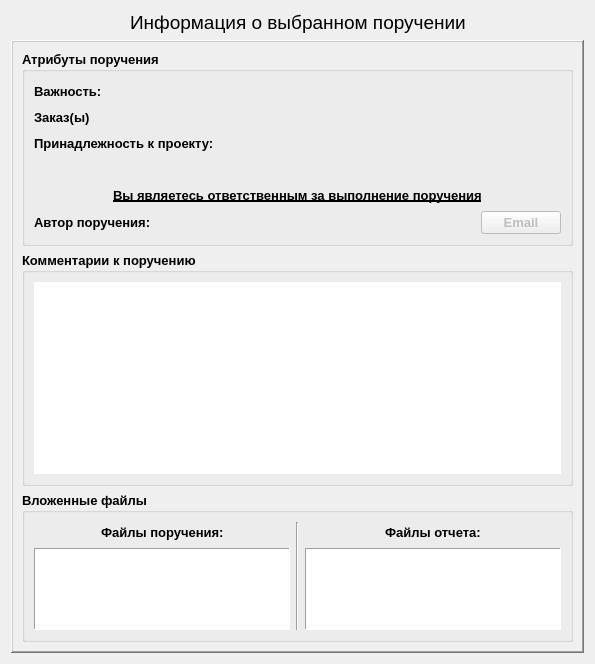
      <widget class="QWidget" name="layoutWidget_1">
       <layout class="QVBoxLayout" name="verticalLayout_4">
        <item>
         <layout class="QHBoxLayout" name="horizontalLayout_18">
          <item>
           <spacer name="horizontalSpacer">
            <property name="orientation">
             <enum>Qt::Horizontal</enum>
            </property>
            <property name="sizeHint" stdset="0">
             <size>
              <width>40</width>
              <height>20</height>
             </size>
            </property>
           </spacer>
          </item>
          <item>
           <widget class="QLabel" name="label_6">
            <property name="font">
             <font>
              <pointsize>14</pointsize>
             </font>
            </property>
            <property name="text">
             <string>Информация о выбранном поручении</string>
            </property>
           </widget>
          </item>
          <item>
           <spacer name="horizontalSpacer_2">
            <property name="orientation">
             <enum>Qt::Horizontal</enum>
            </property>
            <property name="sizeHint" stdset="0">
             <size>
              <width>40</width>
              <height>20</height>
             </size>
            </property>
           </spacer>
          </item>
         </layout>
        </item>
        <item>
         <widget class="QFrame" name="frame">
          <property name="minimumSize">
           <size>
            <width>0</width>
            <height>500</height>
           </size>
          </property>
          <property name="palette">
           <palette>
            <active>
             <colorrole role="Base">
              <brush brushstyle="SolidPattern">
               <color alpha="255">
                <red>229</red>
                <green>229</green>
                <blue>229</blue>
               </color>
              </brush>
             </colorrole>
             <colorrole role="Window">
              <brush brushstyle="SolidPattern">
               <color alpha="255">
                <red>229</red>
                <green>229</green>
                <blue>229</blue>
               </color>
              </brush>
             </colorrole>
            </active>
            <inactive>
             <colorrole role="Base">
              <brush brushstyle="SolidPattern">
               <color alpha="255">
                <red>229</red>
                <green>229</green>
                <blue>229</blue>
               </color>
              </brush>
             </colorrole>
             <colorrole role="Window">
              <brush brushstyle="SolidPattern">
               <color alpha="255">
                <red>229</red>
                <green>229</green>
                <blue>229</blue>
               </color>
              </brush>
             </colorrole>
            </inactive>
            <disabled>
             <colorrole role="Base">
              <brush brushstyle="SolidPattern">
               <color alpha="255">
                <red>229</red>
                <green>229</green>
                <blue>229</blue>
               </color>
              </brush>
             </colorrole>
             <colorrole role="Window">
              <brush brushstyle="SolidPattern">
               <color alpha="255">
                <red>229</red>
                <green>229</green>
                <blue>229</blue>
               </color>
              </brush>
             </colorrole>
            </disabled>
           </palette>
          </property>
          <property name="frameShape">
           <enum>QFrame::WinPanel</enum>
          </property>
          <property name="frameShadow">
           <enum>QFrame::Raised</enum>
          </property>
          <layout class="QVBoxLayout" name="verticalLayout_3">
           <item>
            <widget class="QGroupBox" name="groupBox_3">
             <property name="palette">
              <palette>
               <active>
                <colorrole role="WindowText">
                 <brush brushstyle="SolidPattern">
                  <color alpha="255">
                   <red>0</red>
                   <green>0</green>
                   <blue>0</blue>
                  </color>
                 </brush>
                </colorrole>
                <colorrole role="AlternateBase">
                 <brush brushstyle="SolidPattern">
                  <color alpha="255">
                   <red>229</red>
                   <green>229</green>
                   <blue>229</blue>
                  </color>
                 </brush>
                </colorrole>
               </active>
               <inactive>
                <colorrole role="WindowText">
                 <brush brushstyle="SolidPattern">
                  <color alpha="255">
                   <red>0</red>
                   <green>0</green>
                   <blue>0</blue>
                  </color>
                 </brush>
                </colorrole>
                <colorrole role="AlternateBase">
                 <brush brushstyle="SolidPattern">
                  <color alpha="255">
                   <red>229</red>
                   <green>229</green>
                   <blue>229</blue>
                  </color>
                 </brush>
                </colorrole>
               </inactive>
               <disabled>
                <colorrole role="WindowText">
                 <brush brushstyle="SolidPattern">
                  <color alpha="255">
                   <red>106</red>
                   <green>104</green>
                   <blue>100</blue>
                  </color>
                 </brush>
                </colorrole>
                <colorrole role="AlternateBase">
                 <brush brushstyle="SolidPattern">
                  <color alpha="255">
                   <red>229</red>
                   <green>229</green>
                   <blue>229</blue>
                  </color>
                 </brush>
                </colorrole>
               </disabled>
              </palette>
             </property>
             <property name="font">
              <font>
               <pointsize>10</pointsize>
               <weight>75</weight>
               <bold>true</bold>
              </font>
             </property>
             <property name="title">
              <string>Атрибуты поручения</string>
             </property>
             <layout class="QVBoxLayout" name="verticalLayout">
              <item>
               <layout class="QHBoxLayout" name="horizontalLayout_4">
                <item>
                 <widget class="QLabel" name="label">
                  <property name="font">
                   <font>
                    <weight>75</weight>
                    <bold>true</bold>
                   </font>
                  </property>
                  <property name="text">
                   <string>Важность:</string>
                  </property>
                 </widget>
                </item>
                <item>
                 <widget class="QLabel" name="importanceLbl">
                  <property name="font">
                   <font>
                    <weight>50</weight>
                    <bold>false</bold>
                   </font>
                  </property>
                  <property name="text">
                   <string/>
                  </property>
                 </widget>
                </item>
                <item>
                 <spacer name="horizontalSpacer_6">
                  <property name="orientation">
                   <enum>Qt::Horizontal</enum>
                  </property>
                  <property name="sizeHint" stdset="0">
                   <size>
                    <width>40</width>
                    <height>20</height>
                   </size>
                  </property>
                 </spacer>
                </item>
                <item>
                 <widget class="QLabel" name="isOverdueLbl">
                  <property name="text">
                   <string/>
                  </property>
                 </widget>
                </item>
                <item>
                 <spacer name="horizontalSpacer_7">
                  <property name="orientation">
                   <enum>Qt::Horizontal</enum>
                  </property>
                  <property name="sizeHint" stdset="0">
                   <size>
                    <width>40</width>
                    <height>20</height>
                   </size>
                  </property>
                 </spacer>
                </item>
               </layout>
              </item>
              <item>
               <layout class="QHBoxLayout" name="horizontalLayout_6">
                <item>
                 <widget class="QLabel" name="label_8">
                  <property name="font">
                   <font>
                    <weight>75</weight>
                    <bold>true</bold>
                   </font>
                  </property>
                  <property name="text">
                   <string>Заказ(ы)</string>
                  </property>
                 </widget>
                </item>
                <item>
                 <widget class="QLabel" name="ordersLbl">
                  <property name="font">
                   <font>
                    <weight>50</weight>
                    <bold>false</bold>
                   </font>
                  </property>
                  <property name="text">
                   <string/>
                  </property>
                  <property name="textFormat">
                   <enum>Qt::PlainText</enum>
                  </property>
                  <property name="wordWrap">
                   <bool>false</bool>
                  </property>
                 </widget>
                </item>
                <item>
                 <spacer name="horizontalSpacer_8">
                  <property name="orientation">
                   <enum>Qt::Horizontal</enum>
                  </property>
                  <property name="sizeHint" stdset="0">
                   <size>
                    <width>40</width>
                    <height>20</height>
                   </size>
                  </property>
                 </spacer>
                </item>
               </layout>
              </item>
              <item>
               <layout class="QHBoxLayout" name="horizontalLayout_7">
                <item>
                 <widget class="QLabel" name="label_12">
                  <property name="font">
                   <font>
                    <weight>75</weight>
                    <bold>true</bold>
                   </font>
                  </property>
                  <property name="text">
                   <string>Принадлежность к проекту:</string>
                  </property>
                 </widget>
                </item>
                <item>
                 <spacer name="horizontalSpacer_9">
                  <property name="orientation">
                   <enum>Qt::Horizontal</enum>
                  </property>
                  <property name="sizeHint" stdset="0">
                   <size>
                    <width>40</width>
                    <height>20</height>
                   </size>
                  </property>
                 </spacer>
                </item>
               </layout>
              </item>
              <item>
               <layout class="QHBoxLayout" name="horizontalLayout_15">
                <item>
                 <widget class="QLabel" name="projectLbl">
                  <property name="font">
                   <font>
                    <weight>50</weight>
                    <bold>false</bold>
                   </font>
                  </property>
                  <property name="text">
                   <string/>
                  </property>
                  <property name="textFormat">
                   <enum>Qt::PlainText</enum>
                  </property>
                  <property name="wordWrap">
                   <bool>false</bool>
                  </property>
                 </widget>
                </item>
                <item>
                 <spacer name="horizontalSpacer_10">
                  <property name="orientation">
                   <enum>Qt::Horizontal</enum>
                  </property>
                  <property name="sizeHint" stdset="0">
                   <size>
                    <width>40</width>
                    <height>20</height>
                   </size>
                  </property>
                 </spacer>
                </item>
               </layout>
              </item>
              <item>
               <layout class="QHBoxLayout" name="horizontalLayout_16">
                <item>
                 <spacer name="horizontalSpacer_11">
                  <property name="orientation">
                   <enum>Qt::Horizontal</enum>
                  </property>
                  <property name="sizeHint" stdset="0">
                   <size>
                    <width>40</width>
                    <height>20</height>
                   </size>
                  </property>
                 </spacer>
                </item>
                <item>
                 <widget class="QLabel" name="isResponsibleLbl">
                  <property name="enabled">
                   <bool>true</bool>
                  </property>
                  <property name="font">
                   <font>
                    <underline>true</underline>
                   </font>
                  </property>
                  <property name="text">
                   <string>Вы являетесь ответственным за выполнение поручения</string>
                  </property>
                 </widget>
                </item>
                <item>
                 <spacer name="horizontalSpacer_12">
                  <property name="orientation">
                   <enum>Qt::Horizontal</enum>
                  </property>
                  <property name="sizeHint" stdset="0">
                   <size>
                    <width>40</width>
                    <height>20</height>
                   </size>
                  </property>
                 </spacer>
                </item>
               </layout>
              </item>
              <item>
               <layout class="QHBoxLayout" name="horizontalLayout_17">
                <item>
                 <widget class="QLabel" name="label_15">
                  <property name="font">
                   <font>
                    <weight>75</weight>
                    <bold>true</bold>
                   </font>
                  </property>
                  <property name="text">
                   <string>Автор поручения:</string>
                  </property>
                 </widget>
                </item>
                <item>
                 <widget class="QLabel" name="authorLbl">
                  <property name="font">
                   <font>
                    <weight>50</weight>
                    <bold>false</bold>
                   </font>
                  </property>
                  <property name="text">
                   <string/>
                  </property>
                 </widget>
                </item>
                <item>
                 <spacer name="horizontalSpacer_13">
                  <property name="orientation">
                   <enum>Qt::Horizontal</enum>
                  </property>
                  <property name="sizeHint" stdset="0">
                   <size>
                    <width>40</width>
                    <height>20</height>
                   </size>
                  </property>
                 </spacer>
                </item>
                <item>
                 <widget class="QPushButton" name="pushButton">
                  <property name="enabled">
                   <bool>false</bool>
                  </property>
                  <property name="text">
                   <string>Email</string>
                  </property>
                 </widget>
                </item>
               </layout>
              </item>
             </layout>
            </widget>
           </item>
           <item>
            <widget class="QGroupBox" name="groupBox_4">
             <property name="palette">
              <palette>
               <active>
                <colorrole role="WindowText">
                 <brush brushstyle="SolidPattern">
                  <color alpha="255">
                   <red>0</red>
                   <green>0</green>
                   <blue>0</blue>
                  </color>
                 </brush>
                </colorrole>
               </active>
               <inactive>
                <colorrole role="WindowText">
                 <brush brushstyle="SolidPattern">
                  <color alpha="255">
                   <red>0</red>
                   <green>0</green>
                   <blue>0</blue>
                  </color>
                 </brush>
                </colorrole>
               </inactive>
               <disabled>
                <colorrole role="WindowText">
                 <brush brushstyle="SolidPattern">
                  <color alpha="255">
                   <red>106</red>
                   <green>104</green>
                   <blue>100</blue>
                  </color>
                 </brush>
                </colorrole>
               </disabled>
              </palette>
             </property>
             <property name="font">
              <font>
               <pointsize>10</pointsize>
               <weight>75</weight>
               <bold>true</bold>
              </font>
             </property>
             <property name="title">
              <string>Комментарии к поручению</string>
             </property>
             <layout class="QVBoxLayout" name="verticalLayout_6">
              <item>
               <widget class="QPlainTextEdit" name="commentTxtEd">
                <property name="palette">
                 <palette>
                  <active>
                   <colorrole role="WindowText">
                    <brush brushstyle="SolidPattern">
                     <color alpha="255">
                      <red>0</red>
                      <green>0</green>
                      <blue>0</blue>
                     </color>
                    </brush>
                   </colorrole>
                   <colorrole role="Base">
                    <brush brushstyle="SolidPattern">
                     <color alpha="255">
                      <red>255</red>
                      <green>255</green>
                      <blue>255</blue>
                     </color>
                    </brush>
                   </colorrole>
                  </active>
                  <inactive>
                   <colorrole role="WindowText">
                    <brush brushstyle="SolidPattern">
                     <color alpha="255">
                      <red>0</red>
                      <green>0</green>
                      <blue>0</blue>
                     </color>
                    </brush>
                   </colorrole>
                   <colorrole role="Base">
                    <brush brushstyle="SolidPattern">
                     <color alpha="255">
                      <red>255</red>
                      <green>255</green>
                      <blue>255</blue>
                     </color>
                    </brush>
                   </colorrole>
                  </inactive>
                  <disabled>
                   <colorrole role="WindowText">
                    <brush brushstyle="SolidPattern">
                     <color alpha="255">
                      <red>106</red>
                      <green>104</green>
                      <blue>100</blue>
                     </color>
                    </brush>
                   </colorrole>
                   <colorrole role="Base">
                    <brush brushstyle="SolidPattern">
                     <color alpha="255">
                      <red>255</red>
                      <green>255</green>
                      <blue>255</blue>
                     </color>
                    </brush>
                   </colorrole>
                  </disabled>
                 </palette>
                </property>
                <property name="font">
                 <font>
                  <weight>50</weight>
                  <bold>false</bold>
                 </font>
                </property>
                <property name="frameShape">
                 <enum>QFrame::NoFrame</enum>
                </property>
                <property name="readOnly">
                 <bool>true</bool>
                </property>
               </widget>
              </item>
             </layout>
            </widget>
           </item>
           <item>
            <widget class="QGroupBox" name="groupBox_5">
             <property name="maximumSize">
              <size>
               <width>16777215</width>
               <height>150</height>
              </size>
             </property>
             <property name="palette">
              <palette>
               <active>
                <colorrole role="WindowText">
                 <brush brushstyle="SolidPattern">
                  <color alpha="255">
                   <red>0</red>
                   <green>0</green>
                   <blue>0</blue>
                  </color>
                 </brush>
                </colorrole>
               </active>
               <inactive>
                <colorrole role="WindowText">
                 <brush brushstyle="SolidPattern">
                  <color alpha="255">
                   <red>0</red>
                   <green>0</green>
                   <blue>0</blue>
                  </color>
                 </brush>
                </colorrole>
               </inactive>
               <disabled>
                <colorrole role="WindowText">
                 <brush brushstyle="SolidPattern">
                  <color alpha="255">
                   <red>106</red>
                   <green>104</green>
                   <blue>100</blue>
                  </color>
                 </brush>
                </colorrole>
               </disabled>
              </palette>
             </property>
             <property name="font">
              <font>
               <pointsize>10</pointsize>
               <weight>75</weight>
               <bold>true</bold>
              </font>
             </property>
             <property name="title">
              <string>Вложенные файлы</string>
             </property>
             <layout class="QHBoxLayout" name="horizontalLayout_19">
              <item>
               <layout class="QVBoxLayout" name="verticalLayout_7">
                <item>
                 <layout class="QHBoxLayout" name="horizontalLayout_9">
                  <item>
                   <spacer name="horizontalSpacer_14">
                    <property name="orientation">
                     <enum>Qt::Horizontal</enum>
                    </property>
                    <property name="sizeHint" stdset="0">
                     <size>
                      <width>40</width>
                      <height>20</height>
                     </size>
                    </property>
                   </spacer>
                  </item>
                  <item>
                   <widget class="QLabel" name="label_2">
                    <property name="font">
                     <font>
                      <weight>75</weight>
                      <bold>true</bold>
                     </font>
                    </property>
                    <property name="text">
                     <string>Файлы поручения:</string>
                    </property>
                   </widget>
                  </item>
                  <item>
                   <spacer name="horizontalSpacer_15">
                    <property name="orientation">
                     <enum>Qt::Horizontal</enum>
                    </property>
                    <property name="sizeHint" stdset="0">
                     <size>
                      <width>40</width>
                      <height>20</height>
                     </size>
                    </property>
                   </spacer>
                  </item>
                 </layout>
                </item>
                <item>
                 <widget class="QListWidget" name="filesTaskLstWid">
                  <property name="palette">
                   <palette>
                    <active>
                     <colorrole role="Base">
                      <brush brushstyle="SolidPattern">
                       <color alpha="255">
                        <red>255</red>
                        <green>255</green>
                        <blue>255</blue>
                       </color>
                      </brush>
                     </colorrole>
                    </active>
                    <inactive>
                     <colorrole role="Base">
                      <brush brushstyle="SolidPattern">
                       <color alpha="255">
                        <red>255</red>
                        <green>255</green>
                        <blue>255</blue>
                       </color>
                      </brush>
                     </colorrole>
                    </inactive>
                    <disabled>
                     <colorrole role="Base">
                      <brush brushstyle="SolidPattern">
                       <color alpha="255">
                        <red>255</red>
                        <green>255</green>
                        <blue>255</blue>
                       </color>
                      </brush>
                     </colorrole>
                    </disabled>
                   </palette>
                  </property>
                  <property name="font">
                   <font>
                    <pointsize>10</pointsize>
                    <weight>50</weight>
                    <bold>false</bold>
                   </font>
                  </property>
                  <property name="contextMenuPolicy">
                   <enum>Qt::ActionsContextMenu</enum>
                  </property>
                  <property name="frameShape">
                   <enum>QFrame::Panel</enum>
                  </property>
                  <property name="editTriggers">
                   <set>QAbstractItemView::NoEditTriggers</set>
                  </property>
                  <property name="selectionMode">
                   <enum>QAbstractItemView::SingleSelection</enum>
                  </property>
                  <property name="selectionBehavior">
                   <enum>QAbstractItemView::SelectRows</enum>
                  </property>
                 </widget>
                </item>
               </layout>
              </item>
              <item>
               <widget class="Line" name="line">
                <property name="orientation">
                 <enum>Qt::Vertical</enum>
                </property>
               </widget>
              </item>
              <item>
               <layout class="QVBoxLayout" name="verticalLayout_8">
                <item>
                 <layout class="QHBoxLayout" name="horizontalLayout_8">
                  <item>
                   <spacer name="horizontalSpacer_16">
                    <property name="orientation">
                     <enum>Qt::Horizontal</enum>
                    </property>
                    <property name="sizeHint" stdset="0">
                     <size>
                      <width>40</width>
                      <height>20</height>
                     </size>
                    </property>
                   </spacer>
                  </item>
                  <item>
                   <widget class="QLabel" name="label_3">
                    <property name="font">
                     <font>
                      <weight>75</weight>
                      <bold>true</bold>
                     </font>
                    </property>
                    <property name="text">
                     <string>Файлы отчета:</string>
                    </property>
                   </widget>
                  </item>
                  <item>
                   <spacer name="horizontalSpacer_17">
                    <property name="orientation">
                     <enum>Qt::Horizontal</enum>
                    </property>
                    <property name="sizeHint" stdset="0">
                     <size>
                      <width>40</width>
                      <height>20</height>
                     </size>
                    </property>
                   </spacer>
                  </item>
                 </layout>
                </item>
                <item>
                 <widget class="QListWidget" name="filesReportLstWid">
                  <property name="palette">
                   <palette>
                    <active>
                     <colorrole role="Base">
                      <brush brushstyle="SolidPattern">
                       <color alpha="255">
                        <red>255</red>
                        <green>255</green>
                        <blue>255</blue>
                       </color>
                      </brush>
                     </colorrole>
                    </active>
                    <inactive>
                     <colorrole role="Base">
                      <brush brushstyle="SolidPattern">
                       <color alpha="255">
                        <red>255</red>
                        <green>255</green>
                        <blue>255</blue>
                       </color>
                      </brush>
                     </colorrole>
                    </inactive>
                    <disabled>
                     <colorrole role="Base">
                      <brush brushstyle="SolidPattern">
                       <color alpha="255">
                        <red>255</red>
                        <green>255</green>
                        <blue>255</blue>
                       </color>
                      </brush>
                     </colorrole>
                    </disabled>
                   </palette>
                  </property>
                  <property name="font">
                   <font>
                    <pointsize>10</pointsize>
                    <weight>50</weight>
                    <bold>false</bold>
                   </font>
                  </property>
                  <property name="contextMenuPolicy">
                   <enum>Qt::ActionsContextMenu</enum>
                  </property>
                  <property name="frameShape">
                   <enum>QFrame::Panel</enum>
                  </property>
                  <property name="selectionMode">
                   <enum>QAbstractItemView::SingleSelection</enum>
                  </property>
                  <property name="selectionBehavior">
                   <enum>QAbstractItemView::SelectRows</enum>
                  </property>
                 </widget>
                </item>
               </layout>
              </item>
             </layout>
            </widget>
           </item>
          </layout>
         </widget>
        </item>
       </layout>
      </widget>
